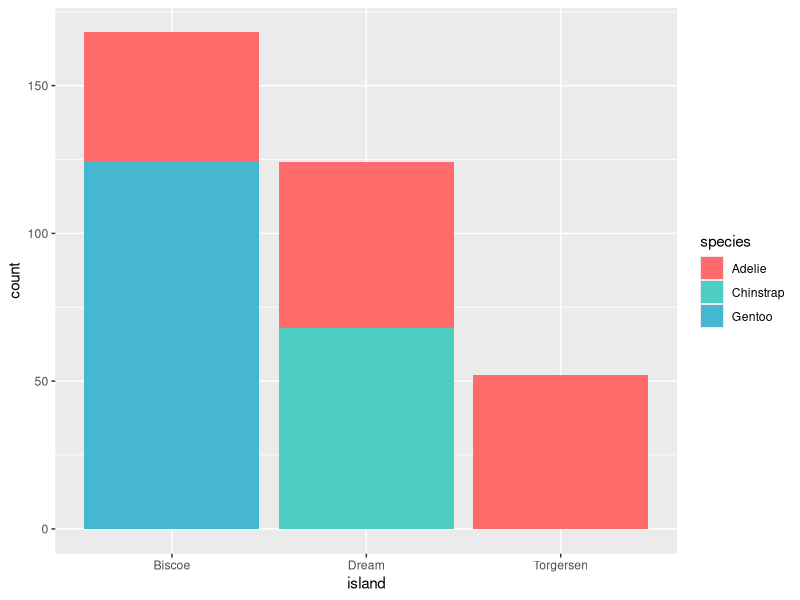
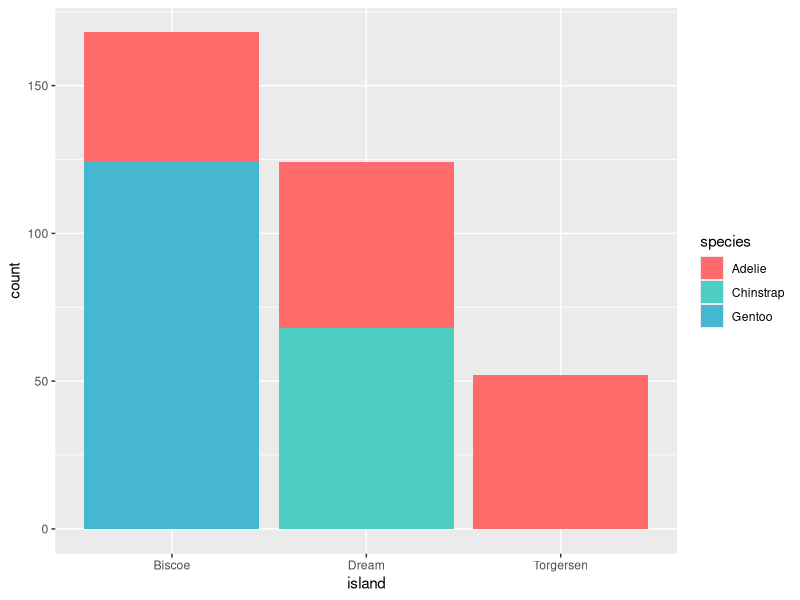

The R script that drew these images, in order:

            library(ggplot2)
            library(palmerpenguins)
            built_answer <- tryCatch(
                {
                    set.seed(42)
                    ggplot(penguins, aes(x = island, fill = species)) + geom_bar() + scale_fill_manual(values = c(Adelie = "#FF6B6B", Chinstrap = "#4ECDC4", Gentoo = "#45B7D1"))
                    suppressWarnings(
                        if (!file.exists("/sandbox/figures/species_island_bar_stacked_scale_fill_manual_answer.png")) {
                            ggsave(
                                width = 3,
                                height = 3,
                                "/sandbox/figures/species_island_bar_stacked_scale_fill_manual_answer.png"
                            )
                        }
                    )
                    suppressWarnings(
                        ggplot_build(last_plot())
                    )
                },
                error = function(e) {
                    'ERROR'
                }
            )
            built_submission <- tryCatch(
                {
                    set.seed(42)
                    library(ggplot2)

ggplot(penguins, aes(x = island, fill = species)) +
  geom_bar(position = "stack") +
  scale_fill_manual(values = c("#FF6B6B", "#4ECDC4", "#45B7D1"))
                    suppressWarnings(
                        ggsave(
                            width = 3,
                            height = 3,
                            "figures/species_island_bar_stacked_scale_fill_manual_submission_gemma.png"
                        )
                    )
                    suppressWarnings(
                        ggplot_build(last_plot())
                    )
                },
                error = function(e) {
                    'ERROR'
                }
            )
            cat(isTRUE(all.equal(built_answer, built_submission)))
        
